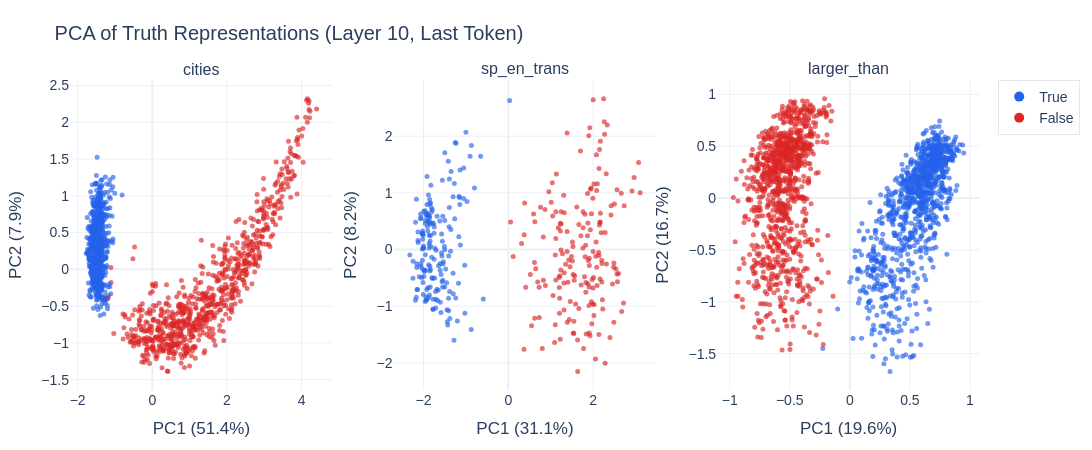

Notebook code for this chart:
### Code cell
fig = make_subplots(rows=1, cols=3, subplot_titles=DATASET_NAMES)

for i, name in enumerate(DATASET_NAMES):
    acts = activations[name]
    labs = labels_dict[name]
    pcs = get_pca_components(acts, k=2)
    X_centered = acts - acts.mean(dim=0)
    projected = (X_centered @ pcs).numpy()

    # Compute variance explained
    total_var = X_centered.var(dim=0).sum().item()
    pc_var = t.tensor(projected).var(dim=0)
    pct_explained = (pc_var / total_var * 100).tolist()

    colors = [PLOT_COLORS["true"] if l == 1 else PLOT_COLORS["false"] for l in labs.tolist()]
    fig.add_trace(
        go.Scatter(
            x=projected[:, 0],
            y=projected[:, 1],
            mode="markers",
            marker=dict(color=colors, size=5, opacity=0.65),
            name=name,
            showlegend=False,
        ),
        row=1,
        col=i + 1,
    )
    fig.update_xaxes(title_text=f"PC1 ({pct_explained[0]:.1f}%)", row=1, col=i + 1)
    fig.update_yaxes(title_text=f"PC2 ({pct_explained[1]:.1f}%)", row=1, col=i + 1)

# Add a legend manually
fig.add_trace(go.Scatter(x=[None], y=[None], mode="markers", marker=dict(color=PLOT_COLORS["true"], size=10), name="True"))
fig.add_trace(go.Scatter(x=[None], y=[None], mode="markers", marker=dict(color=PLOT_COLORS["false"], size=10), name="False"))

fig.update_layout(
    **PLOT_BASE,
    title="PCA of Truth Representations (Layer 10, Last Token)",
    height=450,
    width=1200,
)
fig.show()

### Figure 1 — Plotly figure (JSON) as saved in the notebook; plotly's stock layout.template omitted (floating-point values rounded to 4 significant figures; data arrays with more than 128 entries replaced by an {"elided": "..."} marker saying what was removed)
{"data": [{"marker": {"color": {"elided": "1496 str values"}, "opacity": 0.65, "size": 5}, "mode": "markers", "name": "cities", "showlegend": false, "type": "scatter", "x": {"elided": "1496 float values"}, "xaxis": "x", "y": {"elided": "1496 float values"}, "yaxis": "y"}, {"marker": {"color": {"elided": "354 str values"}, "opacity": 0.65, "size": 5}, "mode": "markers", "name": "sp_en_trans", "showlegend": false, "type": "scatter", "x": {"elided": "354 float values"}, "xaxis": "x2", "y": {"elided": "354 float values"}, "yaxis": "y2"}, {"marker": {"color": {"elided": "1980 str values"}, "opacity": 0.65, "size": 5}, "mode": "markers", "name": "larger_than", "showlegend": false, "type": "scatter", "x": {"elided": "1980 float values"}, "xaxis": "x3", "y": {"elided": "1980 float values"}, "yaxis": "y3"}, {"marker": {"color": "#2563EB", "size": 10}, "mode": "markers", "name": "True", "type": "scatter", "x": [null], "y": [null]}, {"marker": {"color": "#DC2626", "size": 10}, "mode": "markers", "name": "False", "type": "scatter", "x": [null], "y": [null]}], "layout": {"annotations": [{"font": {"size": 16}, "showarrow": false, "text": "cities", "x": 0.1444, "xanchor": "center", "xref": "paper", "y": 1, "yanchor": "bottom", "yref": "paper"}, {"font": {"size": 16}, "showarrow": false, "text": "sp_en_trans", "x": 0.5, "xanchor": "center", "xref": "paper", "y": 1, "yanchor": "bottom", "yref": "paper"}, {"font": {"size": 16}, "showarrow": false, "text": "larger_than", "x": 0.8556, "xanchor": "center", "xref": "paper", "y": 1, "yanchor": "bottom", "yref": "paper"}], "font": {"family": "Arial, sans-serif", "size": 14}, "height": 450, "legend": {"bgcolor": "rgba(255,255,255,0.8)", "bordercolor": "#E5E7EB", "borderwidth": 1}, "margin": {"b": 60, "l": 70, "r": 40, "t": 80}, "title": {"text": "PCA of Truth Representations (Layer 10, Last Token)"}, "width": 1200, "xaxis": {"anchor": "y", "domain": [0, 0.2889], "title": {"text": "PC1 (51.4%)"}}, "xaxis2": {"anchor": "y2", "domain": [0.3556, 0.6444], "title": {"text": "PC1 (31.1%)"}}, "xaxis3": {"anchor": "y3", "domain": [0.7111, 1], "title": {"text": "PC1 (19.6%)"}}, "yaxis": {"anchor": "x", "domain": [0, 1], "title": {"text": "PC2 (7.9%)"}}, "yaxis2": {"anchor": "x2", "domain": [0, 1], "title": {"text": "PC2 (8.2%)"}}, "yaxis3": {"anchor": "x3", "domain": [0, 1], "title": {"text": "PC2 (16.7%)"}}}}
